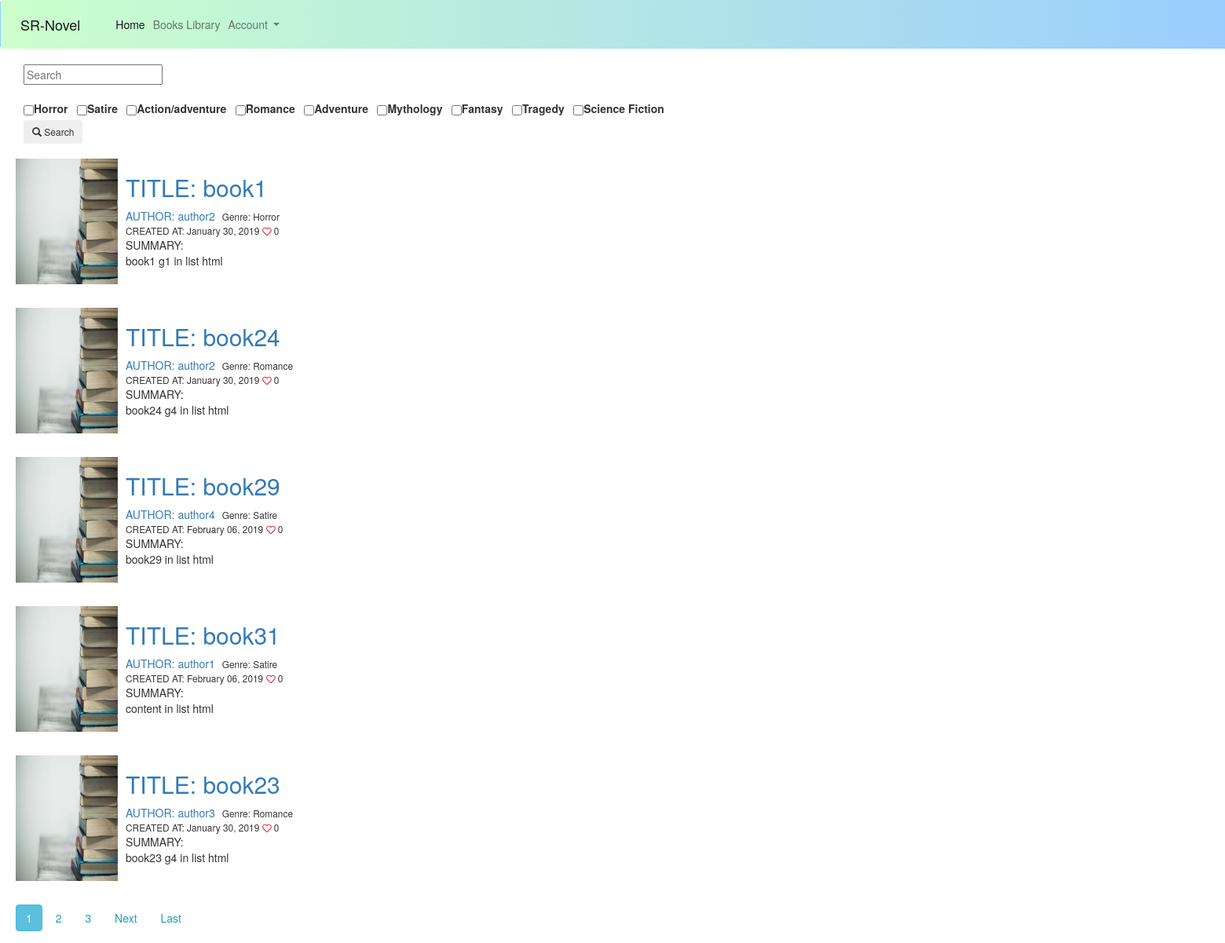
The app's page /application/books/, older data.
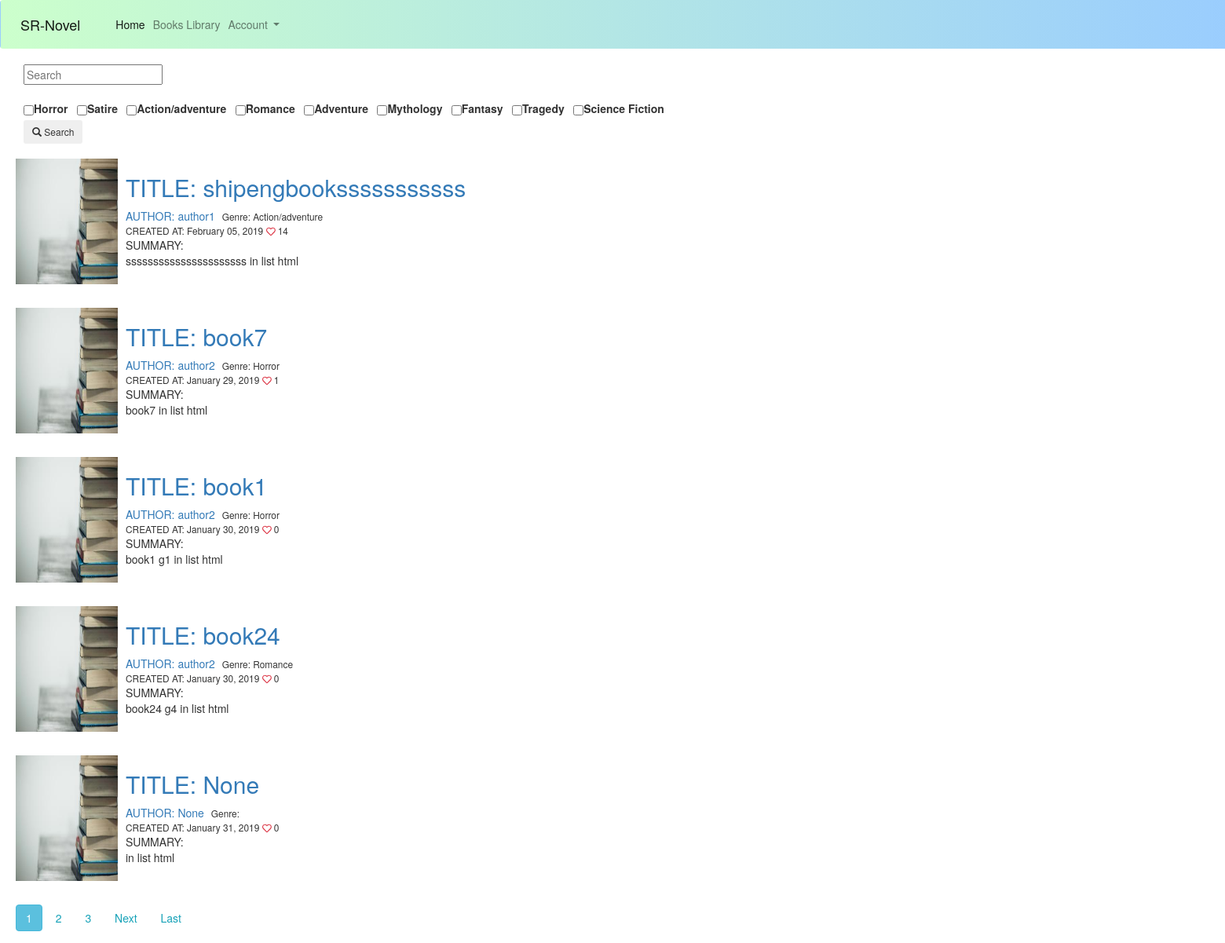
The same page, newer data.
### application/models.py (models this page shows, shortened)
class Genre(models.Model):
    name = models.CharField(max_length=200, help_text='Enter a book genre (e.g. Science Fiction)')
    def __str__(self):
        return '%s' % (self.name)

class Book(models.Model):
    title = models.CharField(max_length=200,blank=True, null=True)
    author = models.ForeignKey('Author', on_delete=models.SET_NULL,blank=True, null=True)
    summary = models.TextField(max_length=1000, help_text='Enter a brief description of the book')
    isbn = models.CharField('ISBN', max_length=13, help_text='13 Character <a href="https://www.isbn-international.org/content/what-isbn">ISBN number</a>')
    genre = models.ManyToManyField(Genre, help_text='Select multiple genres for this book')
    wordCount = models.IntegerField(default=0)
    chapterCount = models.IntegerField(default=0,blank=True,null=True)
    bookFile = models.FileField(blank=True, null=True,upload_to='book_files')
    like = models.IntegerField(default=0,blank=True,null=True)
    date_uploaded = models.DateTimeField(default = timezone.now)
    bookImage = models.ImageField(default ='default_book.jpg', upload_to='book_images')
    created_author= models.ForeignKey(User,on_delete=models.SET_NULL, blank=True, null=True)
    class Meta:
        ordering = ['-like', 'chapterCount', 'date_uploaded', '-wordCount']

class Author(models.Model):
    authorName = models.CharField(max_length=200)
    """authorId = models.CharField(max_length=200,blank=True, null=True)"""
    """bookId = models.OneToManyField()" "book of author ownered"""
    def __str__(self):
        return '%s' % (self.authorName)

### application/views.py (the view, shortened to what this page needs)
# urls.py: path('books/', BookListView.as_view(),name='booklist'),
class BookListView(ListView):
    model = Book
    template_name= 'application/book_list.html'
    context_object_name='booklist'
    ordering = ['-date_uploaded']
    paginate_by = 5
    searchq=None
    def get_context_data(self, **kwargs):
        context = super(BookListView, self).get_context_data(**kwargs)
        genres = Genre.objects.all()
        context['searchq'] = BookListView.searchq
        context['genre_list']= genres
        return context
    def get_queryset(self):
        query = self.request.GET.getlist("q", None)
        link=None
        qs = Book.objects.all()
        BookListView.searchq= link
        return qs

### application/templates/application/book_list.html (shortened to what this page needs)
{% extends "home_base.html" %}
{% block content %}
	<div id="container">
		<div class="sidenav" style="align-items: left;width: 800px;margin-left: 30px;margin-top: 10px;">
			<form method="GET" action="/application/books/" style="width: 1000px;">
				<input type="text" name="q" placeholder="Search" value ="{{ query|escape }}" style="margin-bottom: 20px;display: inline;">
				<b>
					<div style="width: 1000px;">
						{% for genre in genre_list %}
						<label class="form-check form-check-inline">
							<input type="checkbox" style="margin-left: 0px;margin-right: 0px;" name="q"
							value="{{ genre|escape }}">
							<label class="form-check-label" for="inlineCheckbox2">{{genre}}</label>
						</label>
						{% endfor %}
					</div>
				</b>
				<p>
					<button class="btn btn-sm" type="submit" value="Search"  style="margin-left: 0px;">
					<span class="glyphicon glyphicon-search"></span> Search</button>
				</p>
			</form>
		</div>
		<div id="center" style="margin-left: 20px;margin-top: 10px;width: 900px">
			{% for book in booklist %}
				<article class="media content-section"  style="margin-left">
					<img class="rectangle article-img ml-10 mb-3 mr-3 mt-2" src="{{ book.bookImage.url }}" width="130px" height="160px">
					<div class="media-body ml-10 mb-3 mr-3 mt-2">
						<h2><a class = "article-title" href=" {% url 'book-detail' book.id %} "> TITLE: {{ book.title }} </a></h2>
						<div class="article-metadata">
							<a class="mr-2" href="#">AUTHOR: {{ book.author }}</a>
							<small class="test-muted">Genre: {% for genre in book.genre.all %}
								{{genre}}
							{% endfor %} <br>  CREATED AT: {{ book.date_uploaded|date:"F d, Y" }} <i class="far fa-heart text-danger"></i> {{book.like}} </small>
						</div>
						<p class="article-content">SUMMARY:<br> {{ book.summary }} in list html</p>
					</div>
				</article>
			{% endfor %}
			<div style="width:1500px; margin:0 auto;margin-top: 20px">
				{% if is_paginated %}
					{% for num in page_obj.paginator.page_range %}
						{% if page_obj.number == num %}
							{% if searchq %}
								<a class="btn btn-info mb-4" href="?{{searchq}}&page={{ num }}"> {{ num }}</a>
							{% else %}
								<a class="btn btn-info mb-4" href="?page={{ num }}"> {{ num }}</a>
							{% endif %}
							{% elif num > page_obj.number|add:'-3' and num < page_obj.number|add:'3' %}
							{% if searchq %}
								<a class="btn btn-outline-info mb-4" href="?{{searchq}}&page={{ num }}"> {{ num }}</a>
							{% else %}
								<a class="btn btn-outline-info mb-4" href="?page={{ num }}"> {{ num }}</a>
							{% endif %}
						{% endif %}
					{% endfor %}
					{% if page_obj.has_next %}
						{% if searchq %}
							<a class="btn btn-outline-info mb-4" href="?{{searchq}}&page= {{ page_obj.next_page_number }}">Next</a>
							<a class="btn btn-outline-info mb-4" href="?{{searchq}}&page= {{ page_obj.paginator.num_pages }}">Last</a>
						{% else %}
							<a class="btn btn-outline-info mb-4" href="?page={{ page_obj.next_page_number }}">Next</a>
							<a class="btn btn-outline-info mb-4" href="?page={{ page_obj.paginator.num_pages }}">Last</a>
						{% endif %}
					{% endif%}
				{% endif %}
			</div>
		</div>
	</div>
{% endblock %}

Row changes from the older to the newer data that the page shows:
removed Book: bookImage (placeholder picture), title "book29", author "author4", date_uploaded "February 06, 2019", like "0", summary "book29", Genre (name "Satire")
removed Book: bookImage (placeholder picture), title "book31", author "author1", date_uploaded "February 06, 2019", like "0", summary "content", Genre (name "Satire")
no longer on this page (row unchanged): Book: bookImage (placeholder picture), title "book23", author "author3", date_uploaded "January 30, 2019", like "0", summary "book23 g4", Genre (name "Romance")
added Book: bookImage (placeholder picture), title "shipengbooksssssssssss", author "author1", date_uploaded "February 05, 2019", like "14", summary "ssssssssssssssssssssss", Genre (name "Action/adventure")
now on this page (row edited): Book: bookImage (placeholder picture), title "book7", author "author2", date_uploaded "January 29, 2019", like "1", summary "book7", Genre (name "Horror")
added Book: bookImage (placeholder picture), title "None", author "None", date_uploaded "January 31, 2019", like "0"
